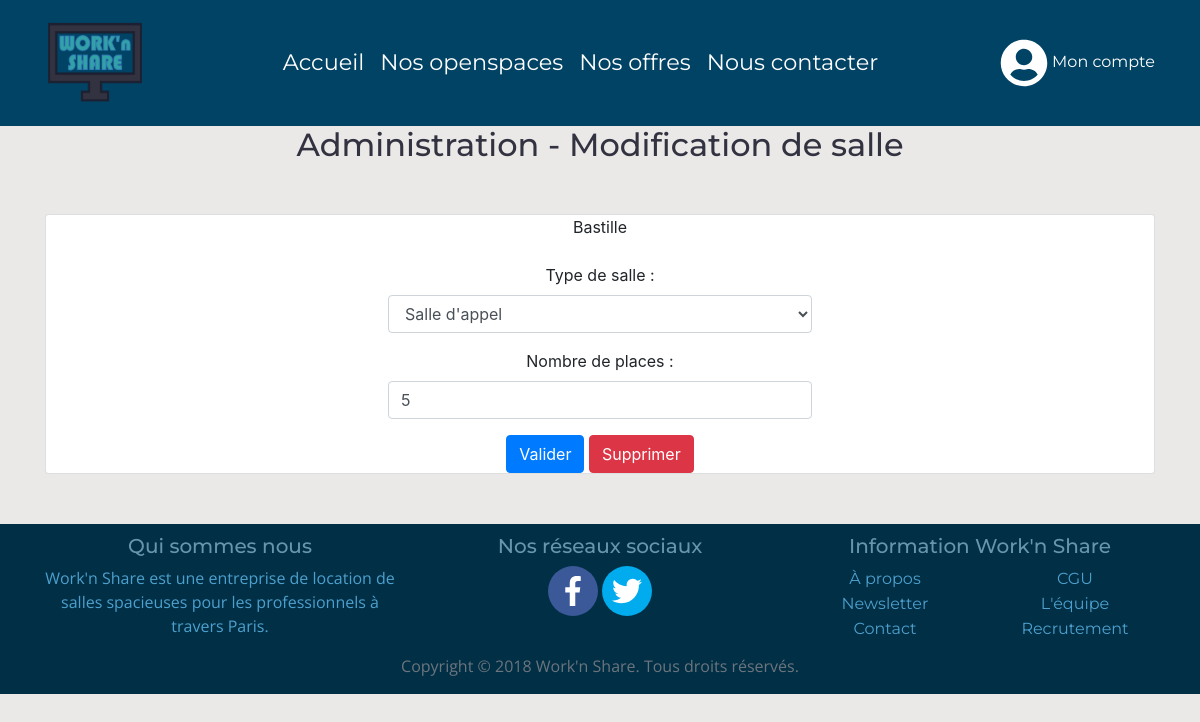
Page /admin_rooms_edit.php?id_room=1&id_location=1 (signed in) on the earlier database version.
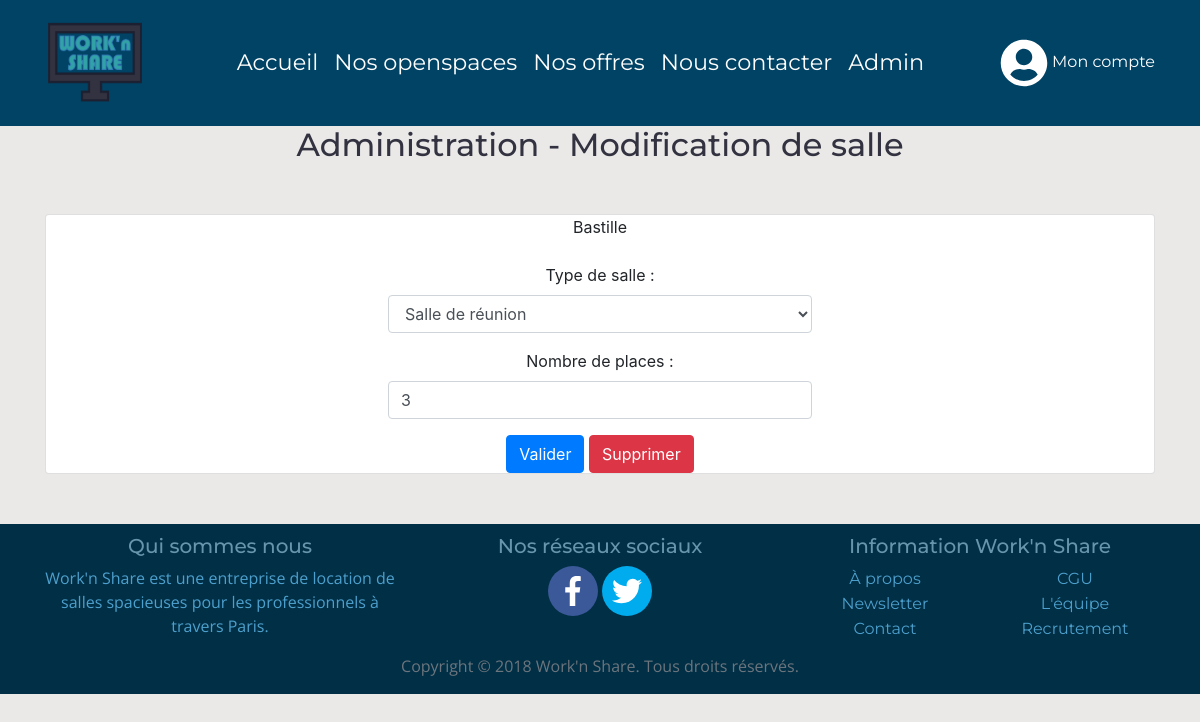
Same page on the later database version.
### tables this page shows
CREATE TABLE IF NOT EXISTS `room` (
  `id_room` int(11) NOT NULL AUTO_INCREMENT,
  `type_room` varchar(100) NOT NULL,
  `number_places` int(11) NOT NULL,
  `booked` tinyint(4) NOT NULL DEFAULT '0',
  `id_location` int(11) DEFAULT NULL,
  PRIMARY KEY (`id_room`)
);

### admin_rooms_edit.php (the view, shortened to what the changed rows need)
<?php
    include 'assets/include/head.php';
    $db = connectDb();
    $query = $db->prepare("SELECT type_room, number_places FROM ROOM WHERE id_room=:id_room AND id_location=:id_location");
    $query->execute([   "id_room" => $_GET["id_room"],
                        "id_location" => $_GET["id_location"]
                    ]);
    $result = $query->fetch();
?>
<body>
    <?php include 'assets/include/header.php'; ?>
        <section>
            <center><h2>Administration - Modification de salle</h2></center>
            <div class="container main-content">
                <div class="row" style="margin-top:50px; margin-bottom:50px;">
                    <div class="col-md-12">
                        <div class="card-deck">
                            <div class="card" style="padding-left:30%; padding-right:30%;">
                                <?php echo '<form method="POST" action="admin_rooms_edit.php?id_room='.$_GET["id_room"].'&id_location='.$_GET["id_location"].'">'; ?>
                                    <center>
                                        <div class="form-group">
                                            <center>
                                                <label>Type de salle :</label>
                                                <select class="form-control" name="room_select">
                                                    <option value="Salle de réunion" <?php if($result["type_room"]=="Salle de réunion") echo 'selected="selected"'; ?>>Salle de réunion</option>
                                                    <option value="Salle d'appel" <?php if($result["type_room"]=="Salle d'appel") echo 'selected="selected"'; ?>>Salle d'appel</option>
                                                </select>
                                            </center>
                                        </div>
                                        <div class="form-group">
                                            <center>
                                                <label>Nombre de places :</label>
                                                <?php echo '<input type="text" class="form-control" name="number_of_places" value="'.$result[1].'" required="required">'; ?>
                                            </center>
                                        </div>
                                    </center>
                                </form>
                            </div>
                        </div>
                    </div>
                </div>
            </div>
        </section>
    </body>
</html>

### assets/include/header.php (shortened to what the changed rows need)
<header>
  <nav class="navbar navbar-expand-lg navbar-light" style="background-color: #004365;">
    <div class="container">
      <div class="collapse navbar-collapse" id="navbarSupportedContent">
        <ul class="navbar-nav mx-auto">
        <?php
            if(isset($_SESSION["account"]["admin"]) && $_SESSION["account"]["admin"] == 1){
                echo '  <li class="nav-item">
                            <a class="nav-link nav-link-head" href="admin.php">Admin</a>
                        </li>';
            }
        ?>
        </ul>
      </div>
    </div>
  </nav>
</header>

Differences in the rows shown:
changed room: room_select "Salle d'appel" → "Salle de réunion"; number_of_places "5" → "3"
Other differences:
text now shown: "Admin"
